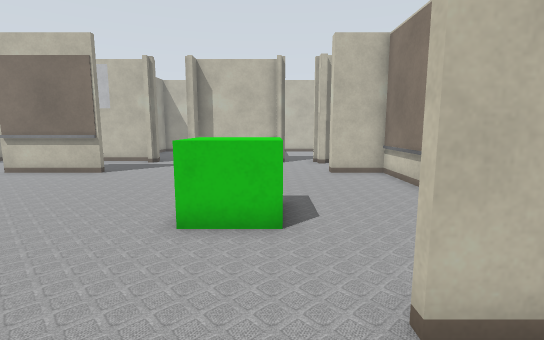
[1] (above)

24 first-person views from a walk through a world built for the Gazebo simulator. The camera is 0.94 m above the floor, tilts 8° down and sees 85° across. The lines on the ground mark 1 m squares. The floor is counted in squares, 0.5 m on a side. Each view is taken from the middle of a square. On the plan, view 1 faces up. The plan holds only what a view shows up to about 16 squares ahead; the rest is blank. The place goes on beyond the plan.

[2]
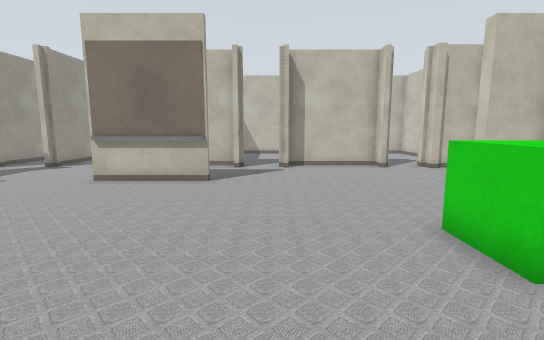

[3]
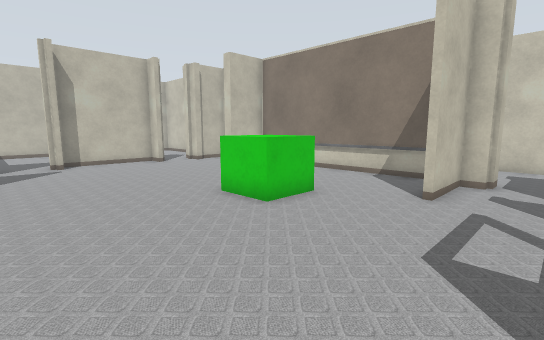

[4]
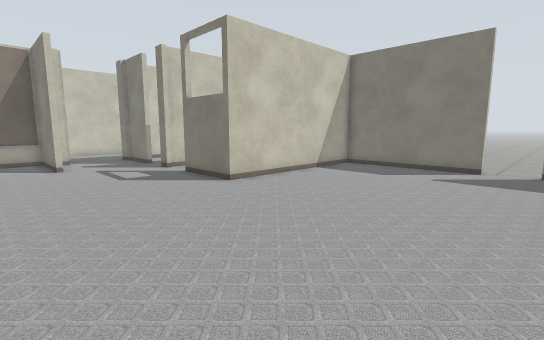

[5]
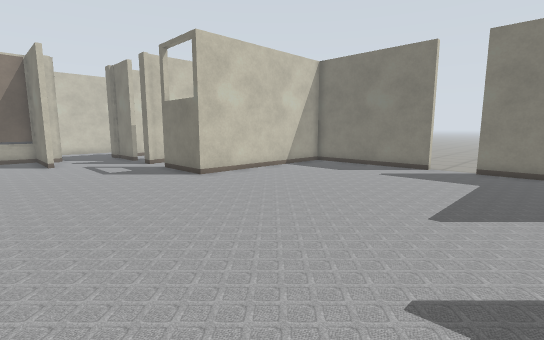

[6]
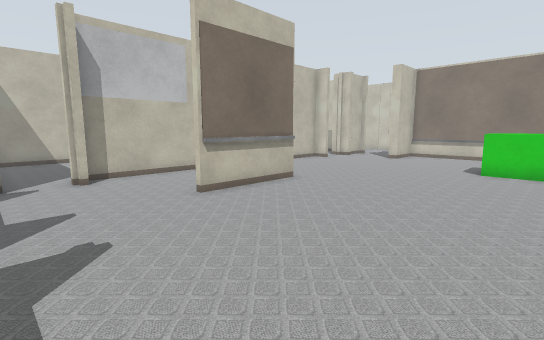

[7]
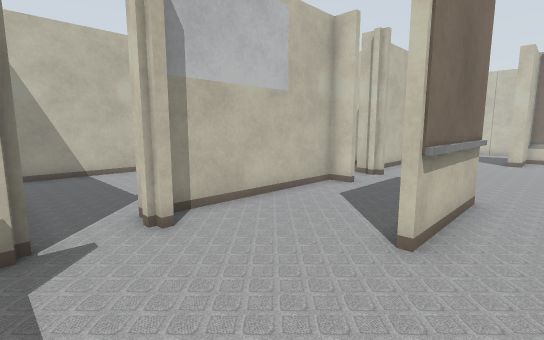

[8]
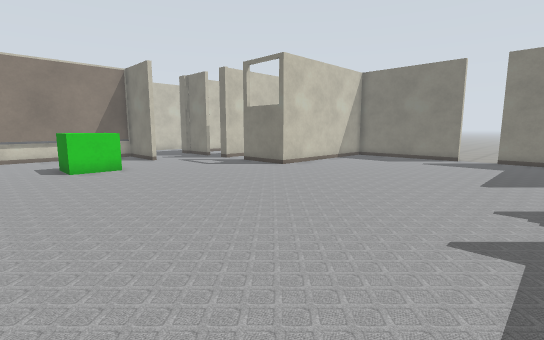

[9]
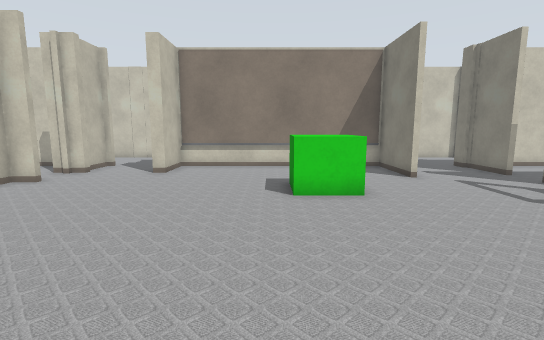

[10]
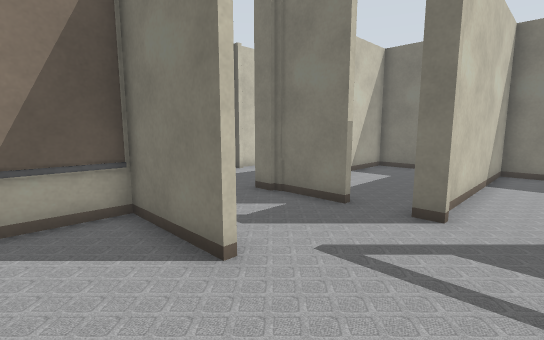

[11]
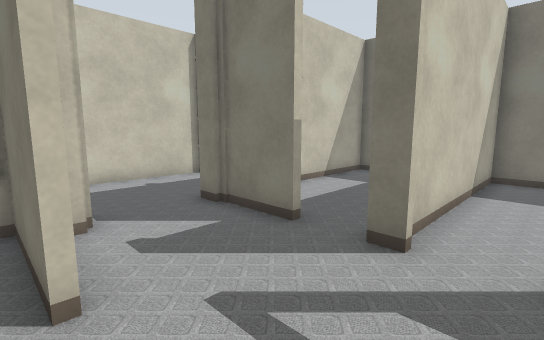

[12]
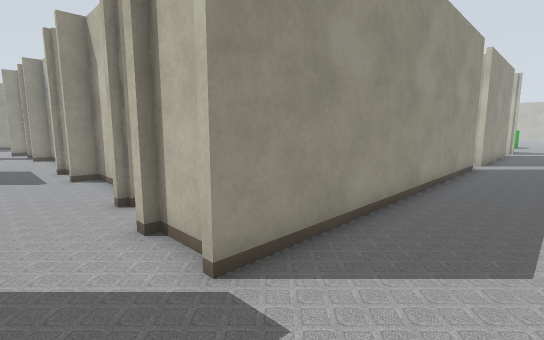

[13]
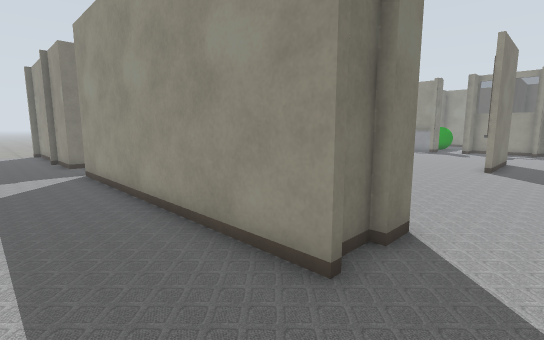

[14]
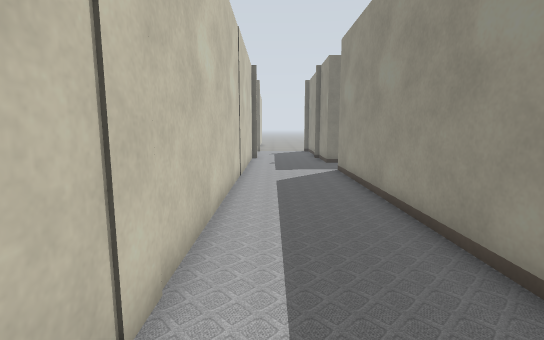

[15]
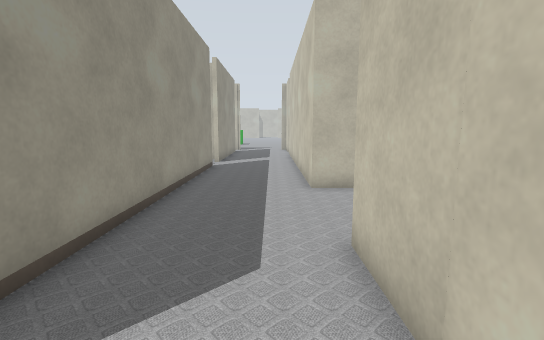

[16]
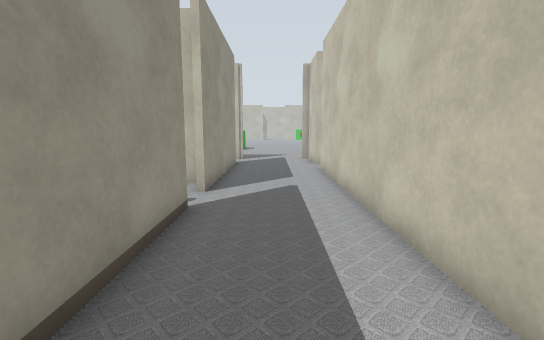

[17]
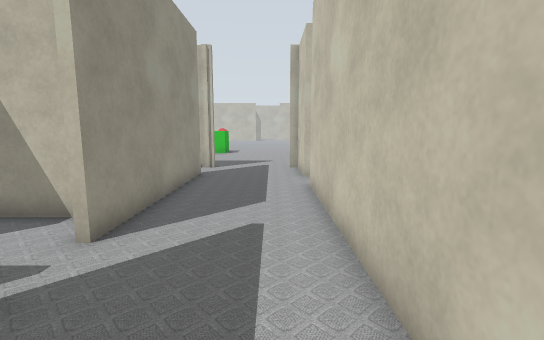

[18]
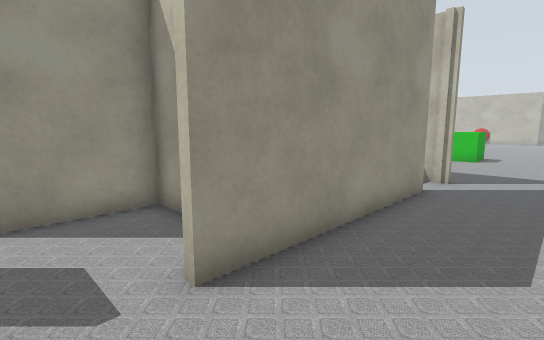

[19]
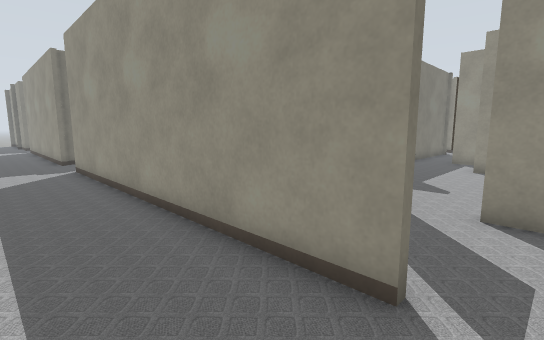

[20]
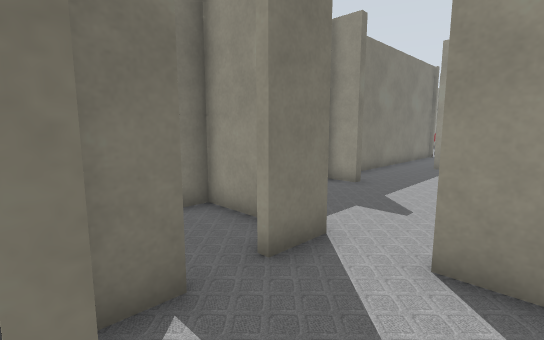

[21]
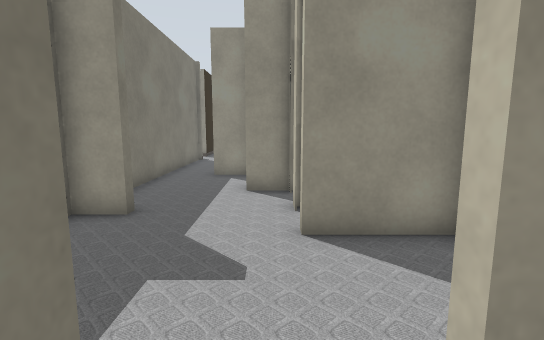

[22]
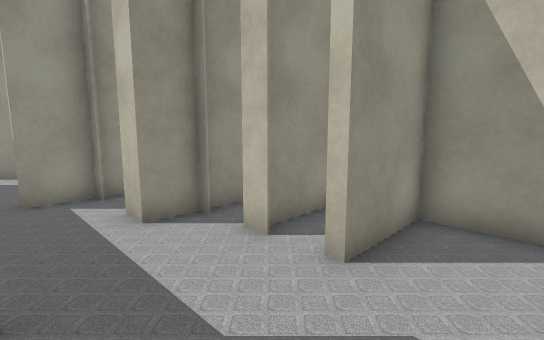

[23]
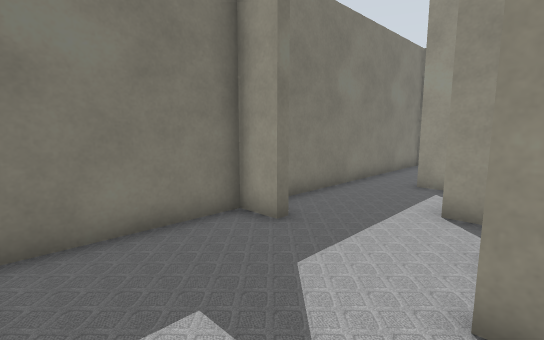

[24]
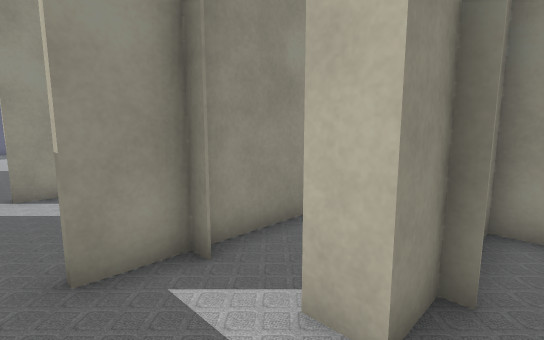

### Floor plan
Ten units are one square. View 1 is at (0, 0); x grows to the right and y downward. Boxes are objects, and circles mark ways between rooms. Rooms are numbered by the first view taken in them; rooms with no view inside come last. Other rooms are left out.
<svg viewBox="-160 -420 258 520">
<path fill="none" stroke="#000" d="M-73 -125 -114 -125 -114 -128 -73 -128 -73 -125M12 -26 47 -26 47 -125 25 -125 25 -131M-5 15 2 15M-68 -162 -68 -171 -132 -171M-65 -169 -65 -162M-136 -162 -136 -175M3 -162 3 -171 -43 -171 -43 -162M25 -160 25 -166M-116 95 -54 95 -54 15 -21 15M-155 95 -134 95M49 -163 29 -163M93 -161 93 -196M50 -131 50 -15 40 -15M34 -128 48 -128M29 -160 25 -160M25 -131 35 -131M93 -242 93 -368M40 -24 12 -24M50 -299 50 -159M42 12 50 12 50 38M18 15 44 15M93 39 93 -138M93 51 93 42M93 -384 93 -413M50 -395 50 -316M52 -413 44 -413M34 -280 44 -280M6 -280 21 -280M46 -331 9 -331 9 -298M-11 -324 -31 -324 -31 -295 -35 -295M-43 -246 0 -246M-75 -246 -60 -246M-61 -324 -69 -324 -69 -282M30 95 47 95 47 40M-46 -295 -54 -295M-48 -258 -43 -258 -43 -246M-50 -319 -50 -295M-100 -282 -100 -266M-69 -282 -79 -282M-100 -310 -100 -284M-105 -246 -75 -246"/>
<rect x="-25" y="-75" width="30" height="30" fill="#bbb"><title>green box</title></rect>
<circle cx="20" cy="-5" r="3" fill="#2a7"/>
<circle cx="30" cy="-145" r="3" fill="#2a7"/>
<circle cx="10" cy="20" r="3" fill="#2a7"/>
<circle cx="50" cy="-305" r="3" fill="#2a7"/>
<circle cx="10" cy="-290" r="3" fill="#2a7"/>
<circle cx="-30" cy="-275" r="3" fill="#2a7"/>
<circle cx="-50" cy="-275" r="3" fill="#2a7"/>
<circle cx="-70" cy="-265" r="3" fill="#2a7"/>
<text x="-70" y="-50">1</text>
<text x="70" y="-150">2</text>
<text x="30" y="-300">3</text>
<text x="-10" y="-280">4</text>
<text x="-60" y="-280">5</text>
<text x="20" y="50">6</text>
<text x="-40" y="-280">7</text>
<text x="-90" y="-280">8</text>
</svg>
Room 1 opens to room 2. Room 1 opens to room 6. Room 2 opens to room 3. Room 3 opens to room 4. Room 4 opens to room 7. Room 5 opens to room 7. Room 5 opens to room 8.

Where each view was taken, in squares from view 1:
view 1: 0 up, 0 right, facing up
view 2: 2 up, 5 left, facing up
view 3: 0 up, 7 left, facing up-right
view 4: 5 up, 14 left, facing down-right
view 5: 5 up, 16 left, facing down-right
view 6: 5 up, 16 left, facing up-right
view 7: 11 up, 16 left, facing up-right
view 8: 10 up, 16 left, facing down-right
view 9: 8 up, 10 left, facing right
view 10: 5 up, 2 left, facing down-right
view 11: 3 up, 2 left, facing down-right
view 12: 14 up, 8 right, facing up-left
view 13: 15 up, 8 right, facing down-left
view 14: 15 up, 8 right, facing down
view 15: 15 up, 8 right, facing up
view 16: 23 up, 7 right, facing up
view 17: 27 up, 8 right, facing up
view 18: 30 up, 8 right, facing up-left
view 19: 31 up, 8 right, facing down-left
view 20: 31 up, 5 right, facing down-left
view 21: 29 up, 2 right, facing left
view 22: 26 up, 1 left, facing up-left
view 23: 30 up, 0 right, facing down-left
view 24: 26 up, 6 left, facing up-left
